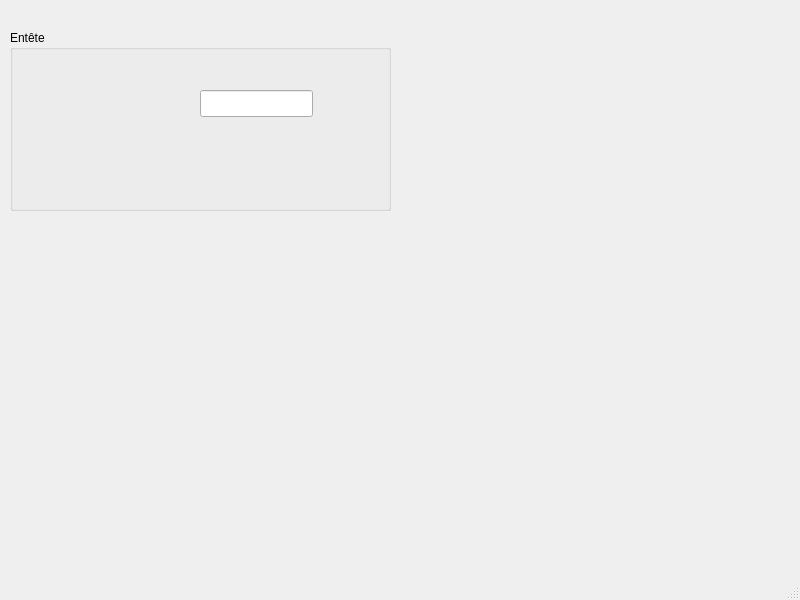
<?xml version="1.0" encoding="UTF-8"?>
<ui version="4.0">
 <class>fil_generator</class>
 <widget class="QMainWindow" name="fil_generator">
  <property name="geometry">
   <rect>
    <x>0</x>
    <y>0</y>
    <width>800</width>
    <height>600</height>
   </rect>
  </property>
  <property name="windowTitle">
   <string>MainWindow</string>
  </property>
  <widget class="QWidget" name="centralwidget">
   <widget class="QGroupBox" name="groupBox">
    <property name="geometry">
     <rect>
      <x>10</x>
      <y>30</y>
      <width>381</width>
      <height>181</height>
     </rect>
    </property>
    <property name="title">
     <string>Entête</string>
    </property>
    <widget class="QLineEdit" name="file_name_edit">
     <property name="geometry">
      <rect>
       <x>190</x>
       <y>60</y>
       <width>113</width>
       <height>27</height>
      </rect>
     </property>
    </widget>
   </widget>
  </widget>
  <widget class="QMenuBar" name="menubar">
   <property name="geometry">
    <rect>
     <x>0</x>
     <y>0</y>
     <width>800</width>
     <height>25</height>
    </rect>
   </property>
  </widget>
  <widget class="QStatusBar" name="statusbar"/>
 </widget>
 <resources/>
 <connections/>
</ui>
